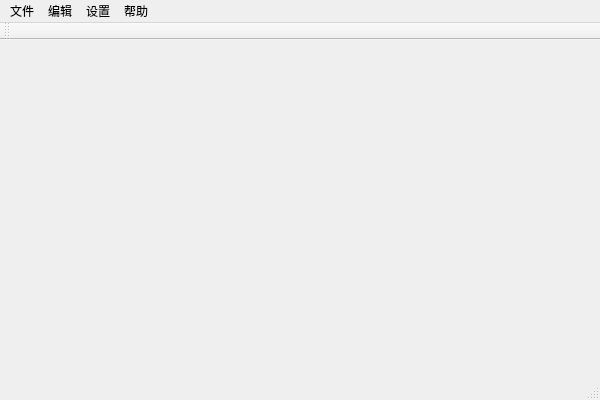
<?xml version="1.0" encoding="UTF-8"?>
<ui version="4.0">
 <class>ListAutoSortClass</class>
 <widget class="QMainWindow" name="ListAutoSortClass">
  <property name="geometry">
   <rect>
    <x>0</x>
    <y>0</y>
    <width>600</width>
    <height>400</height>
   </rect>
  </property>
  <property name="windowTitle">
   <string>ListAutoSort</string>
  </property>
  <widget class="QWidget" name="centralWidget"/>
  <widget class="QMenuBar" name="menuBar">
   <property name="geometry">
    <rect>
     <x>0</x>
     <y>0</y>
     <width>600</width>
     <height>23</height>
    </rect>
   </property>
   <widget class="QMenu" name="menu">
    <property name="title">
     <string>文件</string>
    </property>
   </widget>
   <widget class="QMenu" name="menu_2">
    <property name="title">
     <string>编辑</string>
    </property>
   </widget>
   <widget class="QMenu" name="menu_3">
    <property name="title">
     <string>设置</string>
    </property>
   </widget>
   <widget class="QMenu" name="menu_4">
    <property name="title">
     <string>帮助</string>
    </property>
   </widget>
   <addaction name="menu"/>
   <addaction name="menu_2"/>
   <addaction name="menu_3"/>
   <addaction name="menu_4"/>
  </widget>
  <widget class="QToolBar" name="mainToolBar">
   <attribute name="toolBarArea">
    <enum>TopToolBarArea</enum>
   </attribute>
   <attribute name="toolBarBreak">
    <bool>false</bool>
   </attribute>
  </widget>
  <widget class="QStatusBar" name="statusBar"/>
 </widget>
 <layoutdefault spacing="6" margin="11"/>
 <resources>
  <include location="ListAutoSort.qrc"/>
 </resources>
 <connections/>
</ui>
